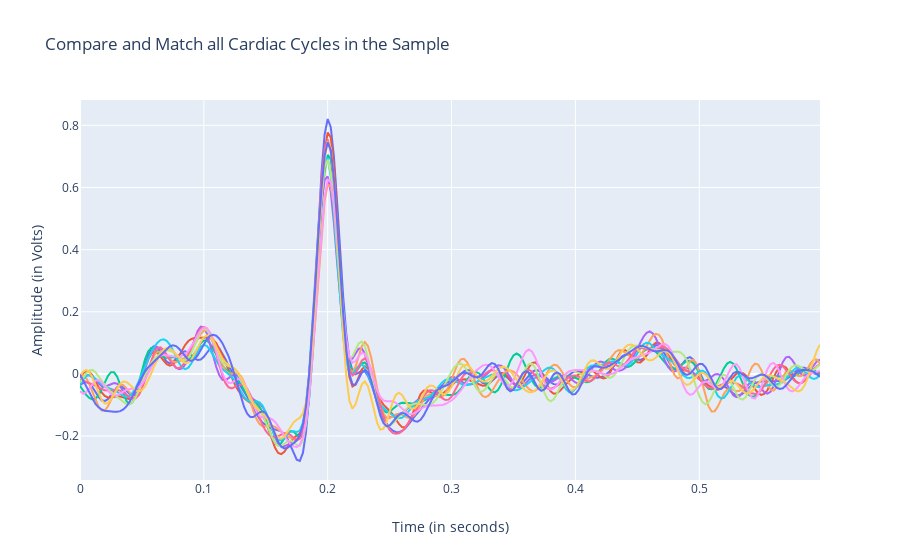

The code cell stored with this chart in its notebook:
### Code cell
plot_cardiac_cycles(processed_ecg['ECG']['Cardiac_Cycles'])

### Figure 1 — Plotly figure (JSON) as saved in the notebook; plotly's stock layout.template omitted (floating-point values rounded to 4 significant figures; data arrays with more than 128 entries replaced by an {"elided": "..."} marker saying what was removed)
{"data": [{"mode": "lines", "type": "scatter", "x": {"elided": "240 float values"}, "y": {"elided": "240 float values"}}, {"mode": "lines", "type": "scatter", "x": {"elided": "240 float values"}, "y": {"elided": "240 float values"}}, {"mode": "lines", "type": "scatter", "x": {"elided": "240 float values"}, "y": {"elided": "240 float values"}}, {"mode": "lines", "type": "scatter", "x": {"elided": "240 float values"}, "y": {"elided": "240 float values"}}, {"mode": "lines", "type": "scatter", "x": {"elided": "240 float values"}, "y": {"elided": "240 float values"}}, {"mode": "lines", "type": "scatter", "x": {"elided": "240 float values"}, "y": {"elided": "240 float values"}}, {"mode": "lines", "type": "scatter", "x": {"elided": "240 float values"}, "y": {"elided": "240 float values"}}, {"mode": "lines", "type": "scatter", "x": {"elided": "240 float values"}, "y": {"elided": "240 float values"}}, {"mode": "lines", "type": "scatter", "x": {"elided": "240 float values"}, "y": {"elided": "240 float values"}}, {"mode": "lines", "type": "scatter", "x": {"elided": "240 float values"}, "y": {"elided": "240 float values"}}, {"mode": "lines", "type": "scatter", "x": {"elided": "240 float values"}, "y": {"elided": "240 float values"}}], "layout": {"autosize": true, "showlegend": false, "title": {"text": "Compare and Match all Cardiac Cycles in the Sample"}, "xaxis": {"autorange": true, "range": [0, 0.5975], "title": {"text": "Time (in seconds)"}, "type": "linear"}, "yaxis": {"autorange": true, "range": [-0.3415, 0.8815], "title": {"text": "Amplitude (in Volts)"}, "type": "linear"}}}
